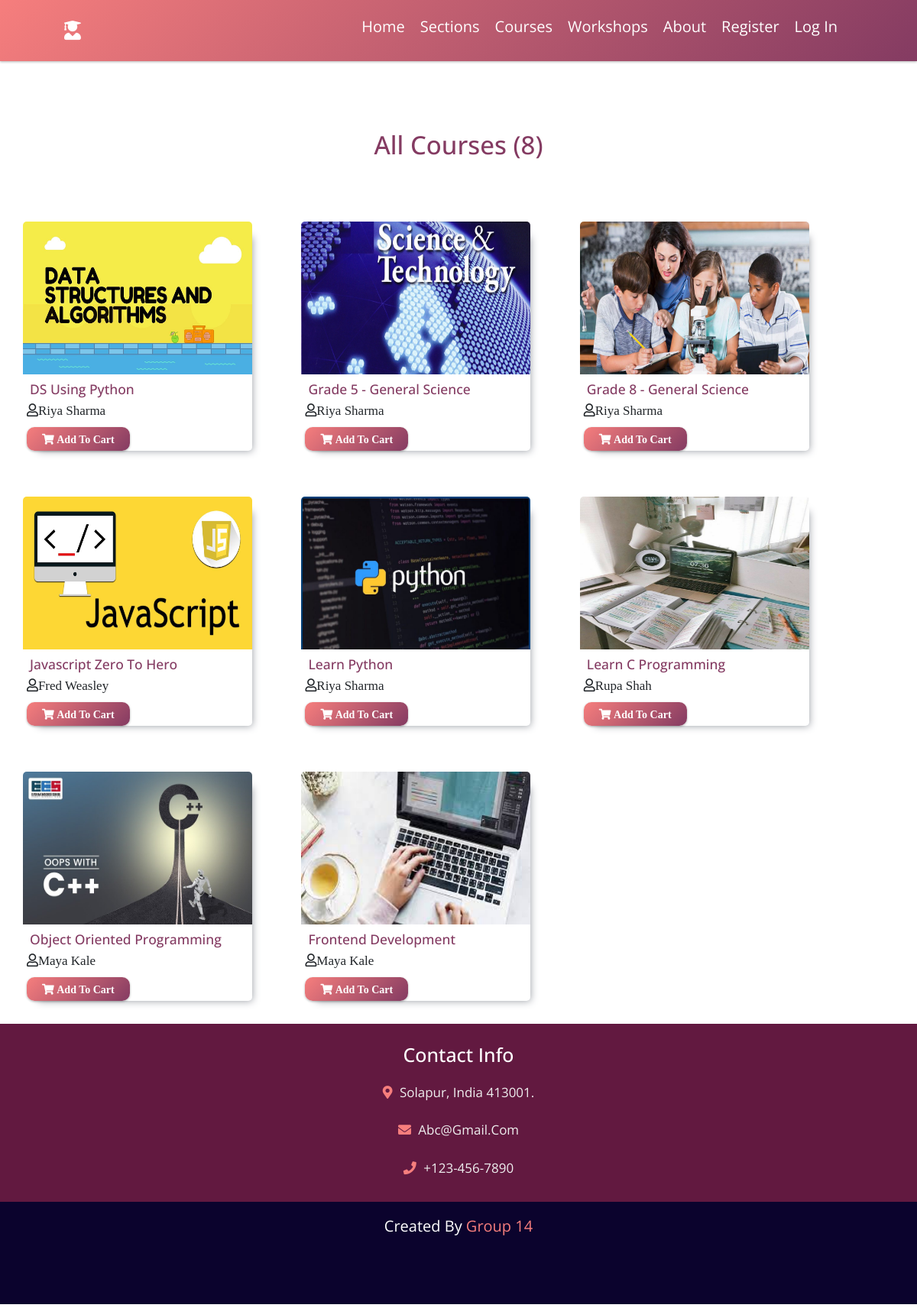
The app's page /all_courses/ with its own data.
### users/models.py (models this page shows, shortened)
class add_course(models.Model):
	tutor = models.ForeignKey(User,on_delete=models.CASCADE)
	course_name = models.CharField(max_length=250)
	course_section = models.ForeignKey(Section,on_delete = models.CASCADE )
	course_price = models.FloatField()
	sale_price = models.CharField(max_length=200)
	course_image = models.ImageField(upload_to="courses/%Y/%m/%d")
	details = models.TextField()

### users/views.py (the view)
# urls.py: path('all_courses/', views.all_courses, name='all_courses'),
def all_courses(request):
	context = {}
	all_courses = add_course.objects.all().order_by("course_name")
	context["courses"] = all_courses
	if "qry" in request.GET:
		q = request.GET["qry"]
		prd = add_course.objects.filter(Q(course_name__contains=q)|Q(course_section__sec_name__contains=q))
		context["courses"] = prd
		context["abcd"] = "search"
	if "sec" in request.GET:
		cid = request.GET["sec"]
		prd = add_course.objects.filter(course_section__id=cid)
		context["courses"] = prd
		context["abcd"] = "search"
	return render(request,"users/all_courses.html",context)

### users/templates/users/all_courses.html (shortened to what this page needs)
{% extends 'users/base.html' %}
{% load static %}
{% block content %}
<div id="sectitle" class="">
	{% if abcd %}
	<h1>{{courses|length}} results matched</h1>
	{% else %}
    <h1>All Courses ({{courses|length}})</h1>
	{% endif %}
</div>
{% for i in courses%}
<div id="" class="post">
    <img src="/media/{{i.course_image}}" alt="" class="slider-image">
    <div class="post-info">
        <h3><a href="{% url 'single_course' %}?pid={{i.id}}">{{i.course_name}}</a></h3>
        <i class="far fa-user">{{i.tutor.first_name}} {{i.tutor.last_name}}</i>
        <form action="{% url 'cart' %}" method="post">
        <button type="submit" class="btnsmall">
        	<i class="fa fa-shopping-cart"> Add to cart</i>
        </button>
        </form>
    </div>
</div>
{% endfor %}
{% endblock content %}

### users/static/users/css/main.css (style rules this page uses)
:root { --gradient:linear-gradient(135deg, #f67e7d, #843b62); }
* { font-family: 'Open Sans', sans-serif; margin:0; padding:0; box-sizing: border-box; border:none; outline: none; text-decoration: none; text-transform: capitalize; transition: all .2s linear; }
html { font-size: 62.5%; overflow-x: hidden; }
.btnsmall { padding:.5rem 2rem; font-size: 1.4rem; color:#fff; background:var(--gradient); border-radius: 1rem; margin-top: 1rem; cursor: pointer; box-shadow: 0 .1rem .3rem rgba(0,0,0,.3); position: relative; overflow: hidden; z-index: 0; }

### users/static/users/css/section_style.css (style rules this page uses)
:root { --gradient:linear-gradient(135deg, #f67e7d, #843b62); }
body { font-size: 170%; }
h1 { color: #843b62; font-size: 3.3rem; text-align: center; }
#sectitle { margin-top: 170px; margin-bottom: 50px; }

### users/templates/users/all_courses.html (style rules this page uses)
.post { height: 300px; width: 300px; margin: 30px 30px; display: inline-block; background: white; border-radius: 5px; box-shadow: 1rem 1rem 1rem -1rem #989ca3; }
.post .post-info { height: 63px; padding: 5px 5px; }
.post .post-info h3 { color: #843b62; margin: 4px; }
.post .post-info h3 a { color: #843b62; }
.post .slider-image { width: 100%; height: 200px; border-top-left-radius: 5px; border-top-right-radius: 5px; }

### records on screen
add_course: course_image (picture), course_name "DS Using Python", tutor.first_name "Riya", tutor.last_name "Sharma"
add_course: course_image (picture), course_name "Grade 5 - General Science", tutor.first_name "Riya", tutor.last_name "Sharma"
add_course: course_image (picture), course_name "Grade 8 - General Science", tutor.first_name "Riya", tutor.last_name "Sharma"
add_course: course_image (picture), course_name "Javascript Zero To Hero", tutor.first_name "Fred", tutor.last_name "Weasley"
add_course: course_image (picture), course_name "Learn Python", tutor.first_name "Riya", tutor.last_name "Sharma"
add_course: course_image (picture), course_name "Learn C Programming", tutor.first_name "Rupa", tutor.last_name "Shah"
add_course: course_image (picture), course_name "Object Oriented Programming", tutor.first_name "Maya", tutor.last_name "Kale"
add_course: course_image (picture), course_name "Frontend Development", tutor.first_name "Maya", tutor.last_name "Kale"

### other values on screen
{{ courses|length }} "8"
